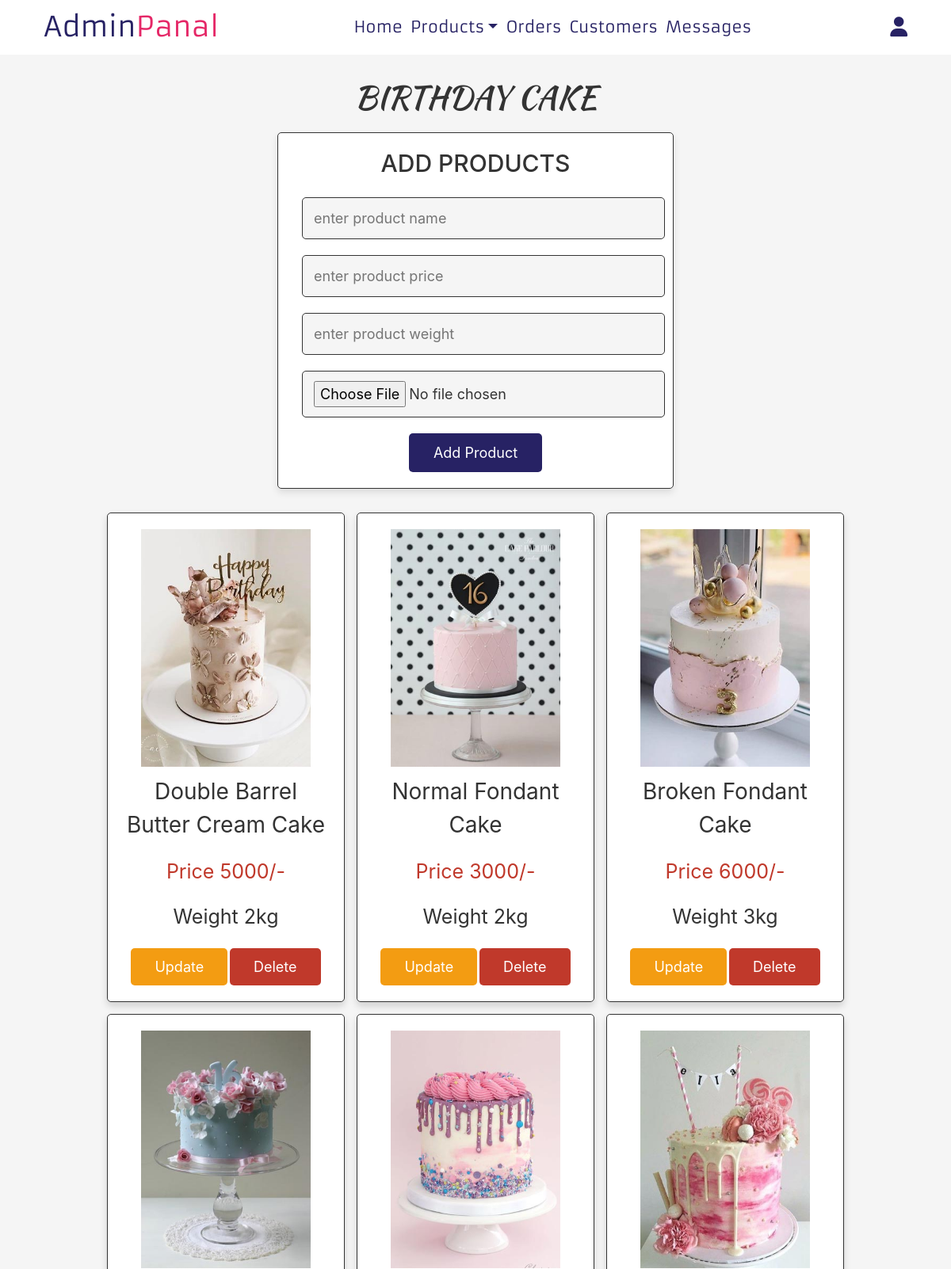
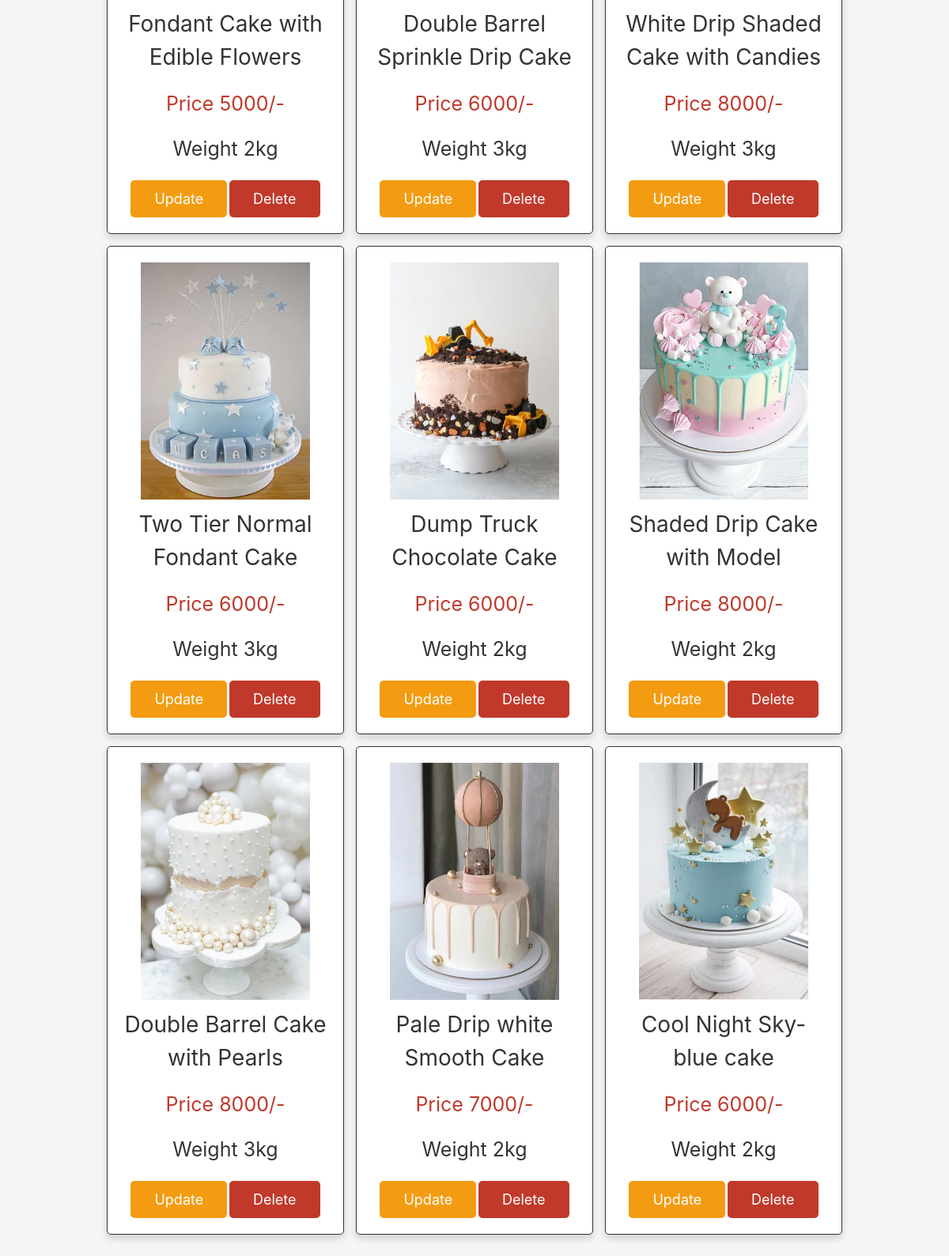
The page /Cake/Admin/birthday-cake.php (signed in) on the database its author committed (2 pictures, top to bottom).
### tables this page shows
CREATE TABLE `birthday` (
  `id` int(100) NOT NULL,
  `name` varchar(100) NOT NULL,
  `price` int(100) NOT NULL,
  `image` varchar(100) NOT NULL,
  `weight` int(100) NOT NULL
);

### Cake/Admin/birthday-cake.php (the view, shortened to what this page needs)
<?php
$conn = mysqli_connect('localhost', 'root', '', 'cake') or die('connection failed');
?>
<!DOCTYPE html>
<html lang="en">
<head>
<link href="../bootstrap/css/bootstrap.min.css" rel="stylesheet" >
<link href="source/css/admin_style.css" rel="stylesheet">
</head>
<body>
<?php
    include 'nav/admin_nav.php'
?>
<section class="add-products">
    <h1 class="title">birthday cake</h1>
    <form action="" method="POST" enctype="multipart/form-data">
        <h3>add products</h3>
        <input type="text" name="name" class="box" placeholder="enter product name" required>
        <input type="number" name="price" min="0" class="box" placeholder="enter product price" required>
        <input type="number" name="weight" min="0" class="box" placeholder="enter product weight" required>
        <input type="file" name="image" accept="image/jpg, image/jpeg, image/png" class="box" required>
        <input type="submit" value="add product" name="add_products" class="btn">
    </form>
</section>
<section class="show-products">
    <div class="box-container">
        <?php
            $query_img = "SELECT * FROM birthday";
            $select_products = mysqli_query($conn, $query_img);
            if(mysqli_num_rows($select_products) > 0){
                while($fetch_products = mysqli_fetch_assoc($select_products)){
        ?>
        <div class="box shadow">
            <img src="uploarded_img/<?php echo $fetch_products['image']; ?>" alt="">
            <div class="name"><?php echo $fetch_products['name']; ?></div>
            <div class="price">Price <?php echo $fetch_products['price']; ?>/-</div>
            <div class="weight">Weight <?php echo $fetch_products['weight']; ?>kg</div>
            <a href="birthday-cake.php?update=<?php echo $fetch_products['id']; ?>" class="option-btn">update</a>
            <a href="birthday-cake.php?delete=<?php echo $fetch_products['id']; ?>" class="delete-btn" onclick="return confirm('Delete this product?');">delete</a>
        </div>
        <?php
        }
            }else{
                echo '<p class="empty">no product added yet!</p>';
            }
        ?>
    </div>
</section>
</body>
</html>

### Cake/Admin/nav/admin_nav.php (shortened to what this page needs)
<div class="container-fluid bg-light">
	<div class="container">
		<nav class="navbar navbar-expand-lg navbar-light">
			<a class="navbar-brand" href="admin_page.php">Admin<span>Panal</span></a>
			<div class="collapse navbar-collapse justify-content-center" id="navbarSupportedContent">
				<ul class="navbar-nav">
					<li class="nav-item">
						<a class="nav-link" aria-current="page" href="admin_page.php">Home</a>
					</li>
					<li class="nav-item dropdown">
						<a class="nav-link dropdown-toggle" href="#" id="navbarDropdown" role="button" data-toggle="dropdown" aria-haspopup="true" aria-expanded="false">Products</a>
					</li>
					<li class="nav-item">
						<a class="nav-link" href="orders.php">Orders</a>
					</li>
					<li class="nav-item">
						<a class="nav-link" href="customers.php">Customers</a>
					</li>
					<li class="nav-item">
						<a class="nav-link" href="messages.php">Messages</a>
					</li>
				</ul>
			</div>
			<div id="user-btn" class="fas fa-user icons"></div>
		</nav>
	</div>
</div>

### Cake/Admin/source/css/admin_style.css (style rules this page uses)
:root { --pink: #E52767; --red: #c0392b; --orange: #f39c12; --black: #333; --white: #fff; --light-color: #666; --light-white: #ccc; --light-bg: #f5f5f5; --border: .1rem solid var(--black); --box-shedow: 0 .5rem 1rem rgba(0,0,0,.1); }
html { font-size: 62.5%; overflow-x: hidden; }
body { background-color: var(--light-bg); }
section { padding: 3rem 2rem; }
.title { text-align: center; margin-bottom: 2rem; text-transform: uppercase; color: var(--black); font-size: 4rem; font-family: 'kaushan_scriptregular'; }
.btn, .option-btn, .delete-btn, .white-btn { display: inline-block; margin-top: 1rem; padding: 1rem 3rem; cursor: pointer; color: var(--white); font-size: 1.8rem; border-radius: .5rem; text-transform: capitalize; }
.btn { background-color: #272264; }
.option-btn { background-color: var(--orange); }
.delete-btn { background-color: var(--red); }
.bg-light { background: #fff !important; }
.navbar-brand { font-family: 'armata'; color: #272264 !important; font-size: 35px; }
.navbar-brand span { font-family: 'armata'; color: var(--pink) !important; }
.nav-link { font-family: 'armata'; font-size: 20px; color: #272264 !important; }
.icons { margin-left: 1.5rem; font-size: 25px; cursor: pointer; color: #272264; }
.add-products form { background-color: var(--white); border-radius: .5rem; padding: 2rem; text-align: center; box-shadow: var(--box-shedow); border: var(--border); max-width: 50rem; margin: 0 auto; }
.add-products form h3 { font-size: 30px; text-transform: uppercase; color: var(--black); margin-bottom: 1.5rem; }
.add-products form .box { width: 100%; background-color: var(--light-bg); border-radius: .5rem; margin: 1rem; padding: 1.2rem 1.4rem; color: var(--black); font-size: 1.8rem; border: var(--border); }
.show-products { padding-top: 0; }
.show-products .box-container { display: grid; grid-template-columns: repeat(auto-fit, 30rem); justify-content: center; gap: 1.5rem; max-width: 1200px; margin: 0 auto; align-items: flex-start; }
.show-products .box-container .box { text-align: center; padding: 2rem; border-radius: .5rem; border: var(--border); box-shadow: var(--box-shedow); background-color: var(--white); }
.show-products .box-container .box img { height: 30rem; }
.show-products .box-container .box .name { padding: 1rem 0; font-size: 28px; color: var(--black); }
.show-products .box-container .box .price { padding: 1rem 0; font-size: 2.5rem; color: var(--red); }
.show-products .box-container .box .weight { padding: 1rem 0; font-size: 2.5rem; color: var(--black); }

### rows shown on the page
birthday: image (picture), name "Double Barrel Butter Cream Cake", price "5000", weight "2"
birthday: image (picture), name "Normal Fondant Cake", price "3000", weight "2"
birthday: image (picture), name "Broken Fondant Cake", price "6000", weight "3"
birthday: image (picture), name "Fondant Cake with Edible Flowers", price "5000", weight "2"
birthday: image (picture), name "Double Barrel Sprinkle Drip Cake", price "6000", weight "3"
birthday: image (picture), name "White Drip Shaded Cake with Candies", price "8000", weight "3"
birthday: image (picture), name "Two Tier Normal Fondant Cake", price "6000", weight "3"
birthday: image (picture), name "Dump Truck Chocolate Cake", price "6000", weight "2"
birthday: image (picture), name "Shaded Drip Cake with Model", price "8000", weight "2"
birthday: image (picture), name "Double Barrel Cake with Pearls", price "8000", weight "3"
birthday: image (picture), name "Pale Drip white Smooth Cake", price "7000", weight "2"
birthday: image (picture), name "Cool Night Sky-blue cake", price "6000", weight "2"
